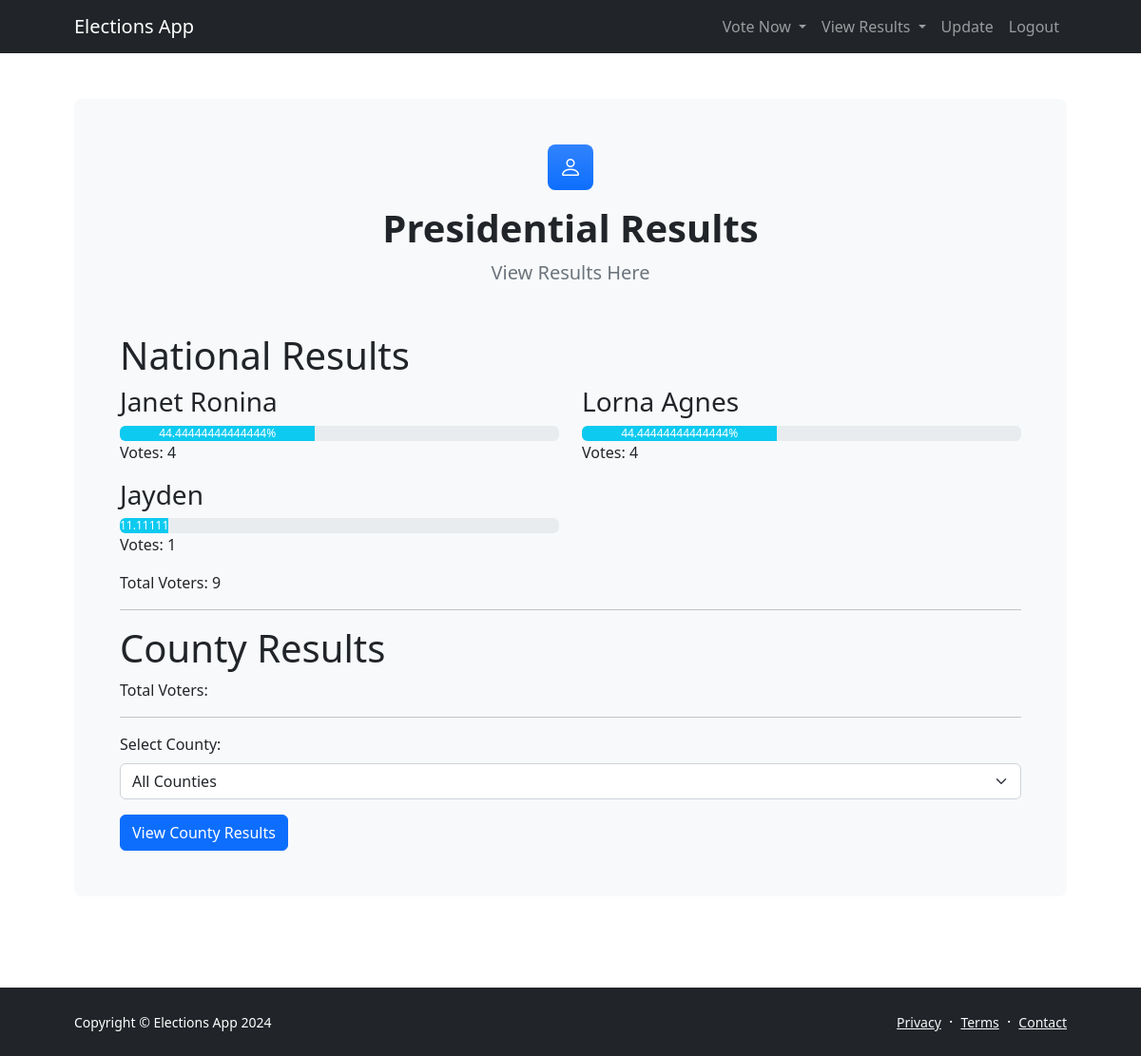
/viewp_results, run on the app's committed database.
### app/models.py (models this page shows)
class President(db.Model):
    id = db.Column(db.Integer, primary_key=True)
    national_id = db.Column(db.String(20), unique=True, nullable=False)
    name = db.Column(db.String(100), nullable=False)
    party_name = db.Column(db.String(100), nullable=False)
    party_color = Column(String(20), nullable=False)

### app/routes.py (the view)
@app.route('/viewp_results', methods=['GET'])
def viewp_results():
    national_results = calculate_results()
    counties = db.session.query(Voter.county).distinct().all()
    counties = [county[0] for county in counties]  # Convert list of tuples to list of strings
    county = request.args.get('county')
    if county:
        county_results = calculate_results(county=county)
        logging.debug(f"County Results: {county_results}")
        print("County Results:", county_results)  # Debugging statement
        return render_template('presidential_results.html', national_results=national_results, county_results=county_results, county=county, counties=counties)
    else:
        county_results = None
        return render_template('presidential_results.html', national_results=national_results, county_results=county_results, counties=counties)

### app/templates/presidential_results.html (shortened to what this page needs)
<!DOCTYPE html>
<html lang="en">
<head>
    <link href="https://cdn.jsdelivr.net/npm/bootstrap@5.2.3/dist/css/bootstrap.min.css" rel="stylesheet">
    <link href="https://cdn.jsdelivr.net/npm/bootstrap-icons@1.5.0/font/bootstrap-icons.css" rel="stylesheet">
    <link href="{{ url_for('static', filename='css/styles.css') }}" rel="stylesheet" />
</head>
<body class="d-flex flex-column">
    <main class="flex-shrink-0">
        <nav class="navbar navbar-expand-lg navbar-dark bg-dark">
            <div class="container px-5">
                <a class="navbar-brand" href="{{ url_for('home') }}">Elections App</a>
                <div class="collapse navbar-collapse" id="navbarSupportedContent">
                    <ul class="navbar-nav ms-auto mb-2 mb-lg-0">
                        <li class="nav-item dropdown">
                            <a class="nav-link dropdown-toggle" href="#" id="navbarDropdown" role="button" data-bs-toggle="dropdown" aria-expanded="false">
                                Vote Now
                            </a>
                        </li>
                        <li class="nav-item dropdown">
                            <a class="nav-link dropdown-toggle" href="#" id="navbarDropdown" role="button" data-bs-toggle="dropdown" aria-expanded="false">
                                View Results
                            </a>
                        </li>
                        <li class="nav-item"><a class="nav-link" href="{{ url_for('update_voter', national_id='ENTER_NATIONAL_ID_HERE') }}">Update</a></li>
                        <li class="nav-item"><a class="nav-link" href="/voter/logout">Logout</a></li>
                    </ul>
                </div>
            </div>
        </nav>
        <section class="py-5">
            <div class="container px-5">
                <div class="bg-light rounded-3 py-5 px-4 px-md-5 mb-5">
                    <div class="text-center mb-5">
                        <div class="feature bg-primary bg-gradient text-white rounded-3 mb-3"><i class="bi bi-person"></i></div>
                        <h1 class="fw-bolder">Presidential Results</h1>
                        <p class="lead fw-normal text-muted mb-0">View Results Here</p>
                    </div>
                    <h1>National Results</h1>
                    <div class="row">
                        {% for result in national_results.results %}
                            <div class="col-md-6">
                                <h3>{{ result.president.name }}</h3>
                                <div class="progress">
                                    <div class="progress-bar bg-info" role="progressbar" style="width: {{ result.percentage }}%" aria-valuenow="{{ result.percentage }}" aria-valuemin="0" aria-valuemax="100">{{ result.percentage }}%</div>
                                </div>
                                <p>Votes: {{ result.votes }}</p>
                            </div>
                        {% endfor %}
                    </div>
                    <p>Total Voters: {{ national_results.total_voters }}</p>
                    <hr>
                    <h1>{{ county }} County Results</h1>
                    <p>Total Voters: {{ county_results.total_voters }}</p>
                    <hr>
                    <form action="/viewp_results" method="get">
                        <div class="mb-3">
                            <label for="county" class="form-label">Select County:</label>
                            <select class="form-select" id="county" name="county">
                                <option value="" selected>All Counties</option>
                            </select>
                        </div>
                        <button type="submit" class="btn btn-primary">View County Results</button>
                    </form>
                </div>
            </div>
        </section>
    </main>
    <footer class="bg-dark py-4 mt-auto">
        <div class="container px-5">
            <div class="row align-items-center justify-content-between flex-column flex-sm-row">
                <div class="col-auto"><div class="small m-0 text-white">Copyright &copy; Elections App 2024</div></div>
                <div class="col-auto">
                    <a class="link-light small" href="#!">Privacy</a>
                    <span class="text-white mx-1">&middot;</span>
                    <a class="link-light small" href="#!">Terms</a>
                    <span class="text-white mx-1">&middot;</span>
                    <a class="link-light small" href="#!">Contact</a>
                </div>
            </div>
        </div>
    </footer>
</body>
</html>

### data on the page
President: president.name "Janet Ronina"
President: president.name "Lorna Agnes"
President: president.name "Jayden"

### other printed values
{{ result.percentage }} "44.44444444444444" "44.44444444444444"
{{ result.votes }} "4" "4" "1"
{{ national_results.total_voters }} "9"
